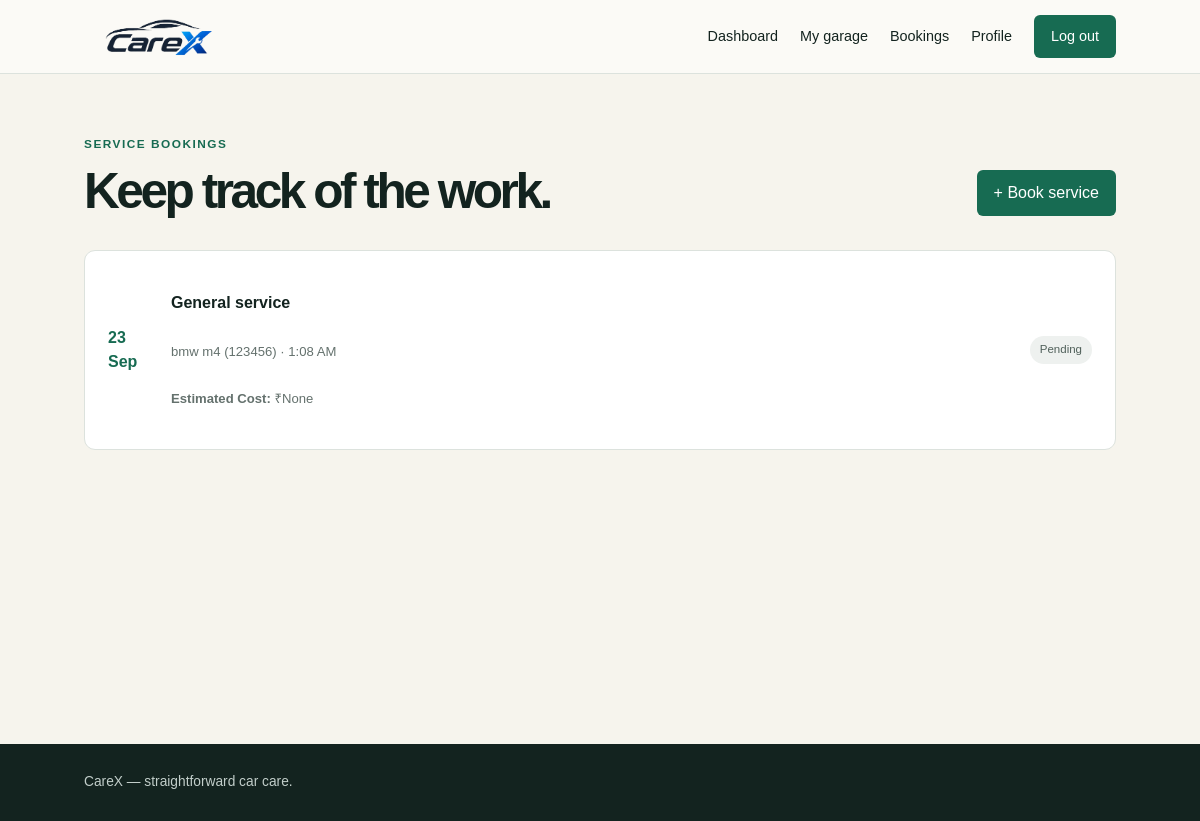
/bookings/ (signed in), run on an earlier commit of the app's database.
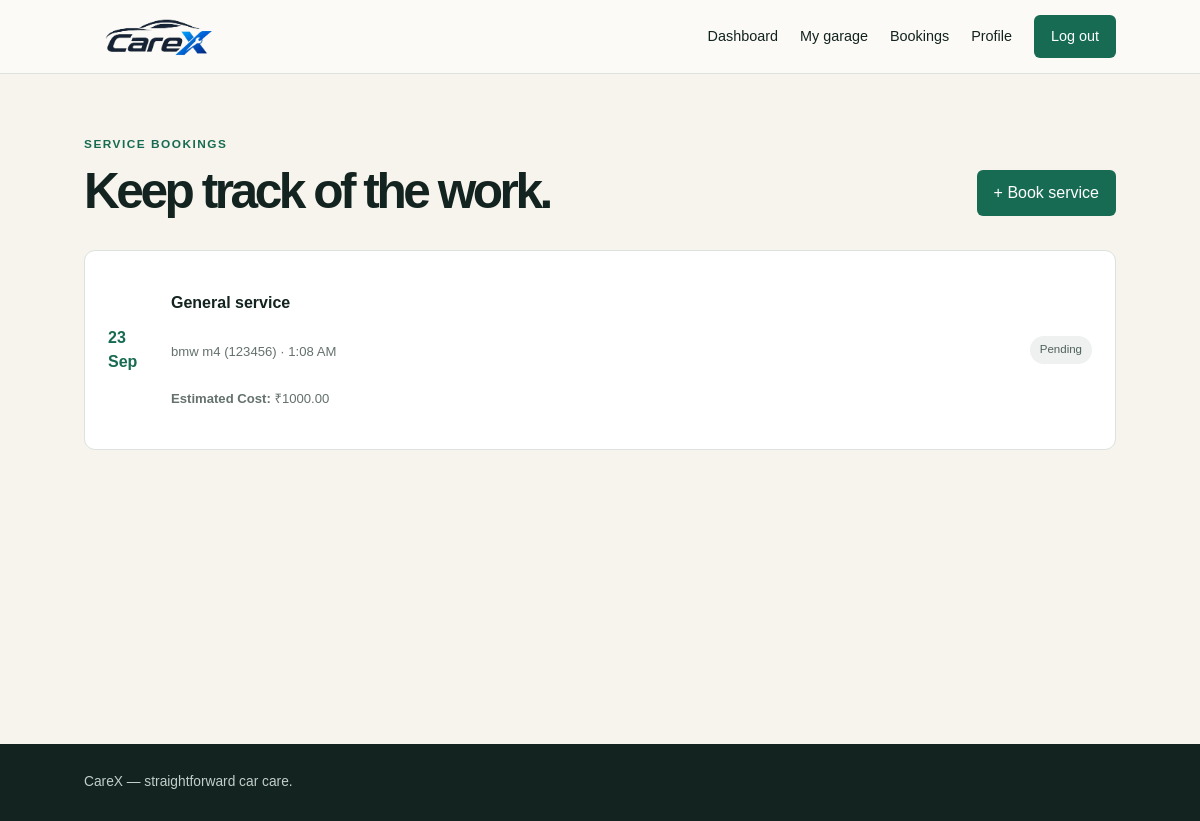
And on a later commit of the database.
### core/models.py (models this page shows, shortened)
class ServiceBooking(models.Model):
    class ServiceType(models.TextChoices):
        GENERAL = "GENERAL", "General service"
        OIL = "OIL", "Oil & filter change"
        BRAKES = "BRAKES", "Brake inspection"
        TYRES = "TYRES", "Tyre service"
        REPAIR = "REPAIR", "Repair / diagnostics"
    class Status(models.TextChoices):
        PENDING = "PENDING", "Pending"
        CONFIRMED = "CONFIRMED", "Confirmed"
        IN_PROGRESS = "IN_PROGRESS", "In progress"
        COMPLETED = "COMPLETED", "Completed"
        CANCELLED = "CANCELLED", "Cancelled"
    vehicle = models.ForeignKey(Vehicle, on_delete=models.CASCADE, related_name="bookings")
    service_type = models.CharField(max_length=20, choices=ServiceType.choices)
    preferred_date = models.DateField()
    preferred_time = models.TimeField()
    notes = models.TextField(blank=True)
    status = models.CharField(max_length=20, choices=Status.choices, default=Status.PENDING)
    estimated_cost = models.DecimalField(max_digits=10, decimal_places=2, null=True, blank=True)
    created_at = models.DateTimeField(auto_now_add=True)
    updated_at = models.DateTimeField(auto_now=True)
    class Meta:
        ordering = ["-preferred_date", "-preferred_time"]

class Vehicle(models.Model):
    owner = models.ForeignKey(settings.AUTH_USER_MODEL, on_delete=models.CASCADE, related_name="vehicles")
    make = models.CharField(max_length=60)
    model = models.CharField(max_length=60)
    registration_number = models.CharField(max_length=20, unique=True)
    year = models.PositiveIntegerField()
    color = models.CharField(max_length=30, blank=True)
    mileage = models.PositiveIntegerField(default=0, help_text="Current odometer reading in km")
    created_at = models.DateTimeField(auto_now_add=True)
    class Meta:
        ordering = ["-created_at"]
    def __str__(self):
        return f"{self.make} {self.model} ({self.registration_number})"

### core/views.py (the view)
# urls.py: path("bookings/", views.bookings, name="bookings"),
@login_required
def bookings(request):
    items = ServiceBooking.objects.filter(vehicle__owner=request.user).exclude(status="COMPLETED")
    return render(request, "bookings.html", {"bookings": items})

### templates/bookings.html
{% extends 'base.html' %}
{% block content %}
<div class="page-heading">
    <div>
        <p class="eyebrow">SERVICE BOOKINGS</p>
        <h1>Keep track of the work.</h1>
    </div>
    <a class="button" href="{% url 'book_service' %}">+ Book service</a>
</div>
<div class="panel">
    {% for booking in bookings %}
    <a class="booking-row" href="{% url 'booking_details' booking.pk %}">
        <span class="date">
            {{ booking.preferred_date|date:'d M' }}
        </span>
        <span>
            <b>{{ booking.get_service_type_display }}</b><br>
            <small>
                {{ booking.vehicle }} ·
                {{ booking.preferred_time|time:'g:i A' }}
            </small>
            <br>
            <small class="estimate">
                <strong>Estimated Cost:</strong>
                ₹{{ booking.estimated_cost }}
            </small>
        </span>
        <i class="status {{ booking.status|lower }}">
            {{ booking.get_status_display }}
        </i>
    </a>
    {% empty %}
        <p class="empty">
            No active bookings.
            <a href="{% url 'book_service' %}">Book your next service</a>.
        </p>
    {% endfor %}
</div>
{% endblock %}

What changed in the data, as far as the page shows it:
changed ServiceBooking "23 Sep": estimated_cost "None" → "1000.00"
